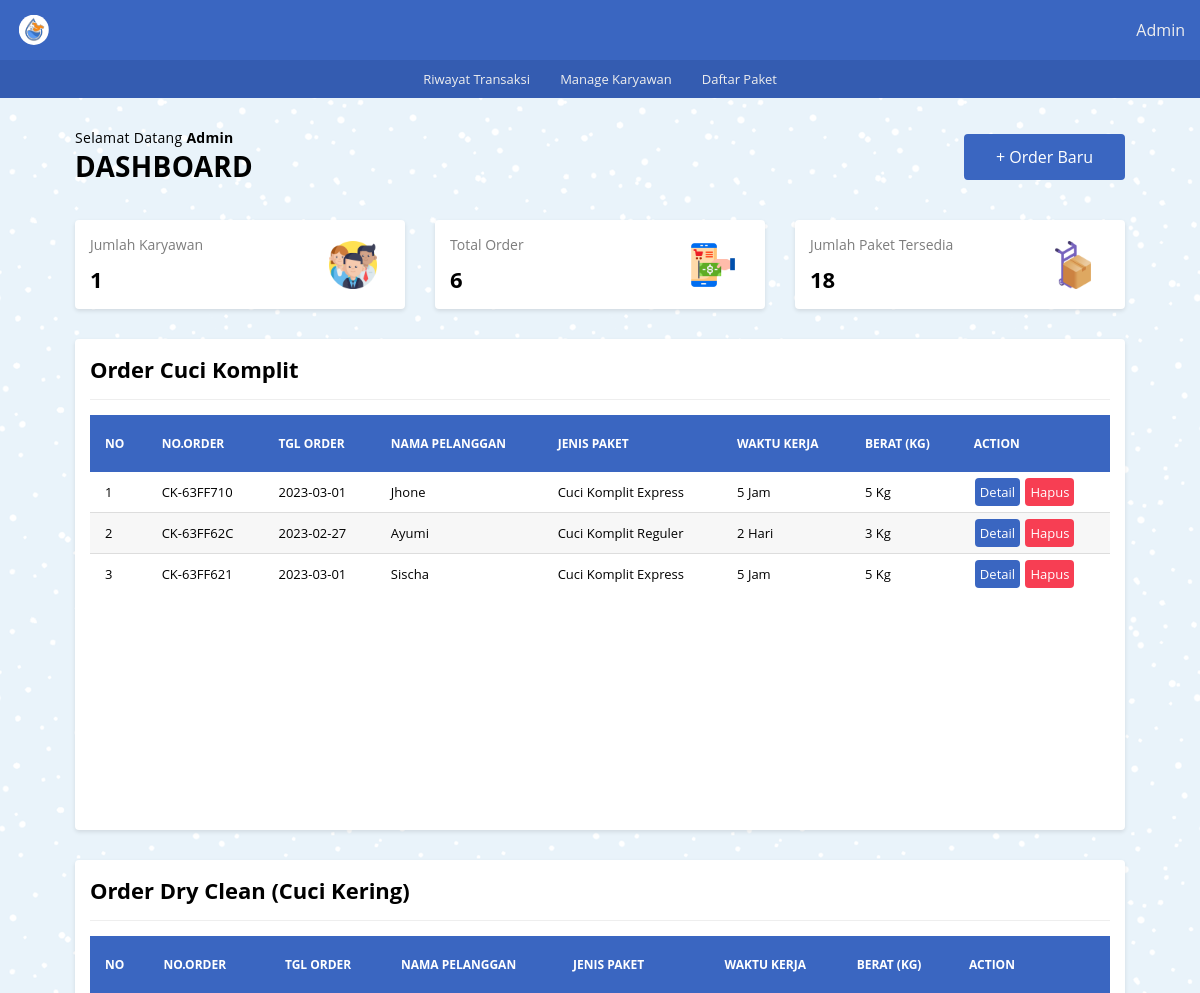
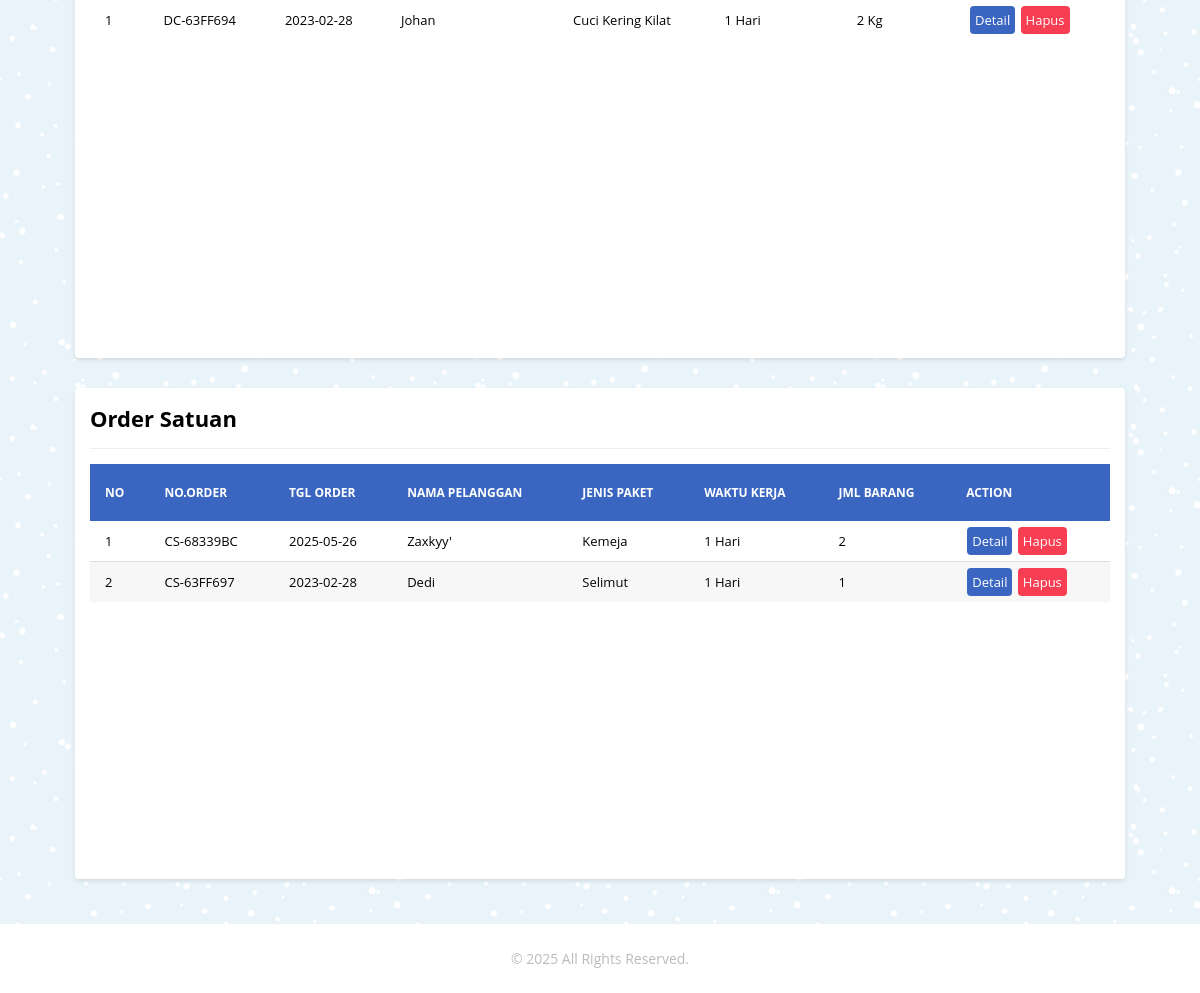
/index.php (signed in), run on the app's committed database (2 pictures, top to bottom).
### tables this page shows
CREATE TABLE `tb_order_ck` (
  `id_order_ck` int(11) NOT NULL,
  `or_ck_number` varchar(10) DEFAULT NULL,
  `nama_pel_ck` varchar(100) NOT NULL,
  `no_telp_ck` char(13) NOT NULL,
  `alamat_ck` text NOT NULL,
  `jenis_paket_ck` varchar(100) NOT NULL,
  `wkt_krj_ck` varchar(30) DEFAULT NULL,
  `berat_qty_ck` int(11) NOT NULL,
  `harga_perkilo` int(11) DEFAULT NULL,
  `tgl_masuk_ck` date NOT NULL,
  `tgl_keluar_ck` date NOT NULL,
  `tot_bayar` double DEFAULT NULL,
  `keterangan_ck` text NOT NULL
);

CREATE TABLE `tb_order_dc` (
  `id_order_dc` int(11) NOT NULL,
  `or_dc_number` varchar(10) NOT NULL,
  `nama_pel_dc` varchar(100) NOT NULL,
  `no_telp_dc` varchar(13) NOT NULL,
  `alamat_dc` text NOT NULL,
  `jenis_paket_dc` varchar(100) NOT NULL,
  `wkt_krj_dc` varchar(30) DEFAULT NULL,
  `berat_qty_dc` int(11) NOT NULL,
  `harga_perkilo` int(11) NOT NULL,
  `tgl_masuk_dc` date NOT NULL,
  `tgl_keluar_dc` date NOT NULL,
  `tot_bayar` double NOT NULL,
  `keterangan_dc` text NOT NULL
);

CREATE TABLE `tb_order_cs` (
  `id_order_cs` int(11) NOT NULL,
  `or_cs_number` varchar(10) NOT NULL,
  `nama_pel_cs` varchar(100) NOT NULL,
  `no_telp_cs` varchar(13) NOT NULL,
  `alamat_cs` text NOT NULL,
  `jenis_paket_cs` varchar(100) NOT NULL,
  `wkt_krj_cs` varchar(30) DEFAULT NULL,
  `jml_pcs` int(11) NOT NULL,
  `harga_perpcs` int(11) NOT NULL,
  `tgl_masuk_cs` date NOT NULL,
  `tgl_keluar_cs` date NOT NULL,
  `tot_bayar` double NOT NULL,
  `keterangan_cs` text NOT NULL
);

### _functions.php (called while the page is built, shortened)
<?php
$host	= 'localhost';
$user = 'root';
$pass	= '';
$db	= 'db_laundry';
$koneksi = mysqli_connect($host,$user,$pass,$db);
function query($query){
	global $koneksi;
	$result = mysqli_query($koneksi, $query);
	$rows = [];
	while ($row = mysqli_fetch_assoc($result)) {
		$rows[] = $row;
	}
	return $rows;
}
function url($url = null){
	$url_utama = "http://localhost/rumah_laundry";
	if ($url != null) {
		return $url_utama . '/' . $url;
	}else{
		return $url_utama;
	}
}
function jmlOrder(){
	$jml_ck = count(query("SELECT * FROM tb_order_ck"));
	$jml_dc = count(query("SELECT * FROM tb_order_dc"));
	$jml_cs = count(query("SELECT * FROM tb_order_cs"));
	$total_order = $jml_ck + $jml_dc + $jml_cs;
	return $total_order;
}

### daftar_order/daf_or_ck.php (the view)
<div class="col">
   <div class="card">
      <div class="card-title card-flex">
         <div class="card-col">
            <h2>Order Cuci Komplit</h2>
         </div>
      </div>
      <div class="card-body">
         <div class="tabel-kontainer">
            <table class="tabel-transaksi">
               <thead>
                  <tr>
                     <th class="sticky">No</th>
                     <th class="sticky">No.Order</th>
                     <th class="sticky">Tgl Order</th>
                     <th class="sticky">Nama Pelanggan</th>
                     <th class="sticky">Jenis Paket</th>
                     <th class="sticky">Waktu Kerja</th>
                     <th class="sticky">Berat (Kg)</th>
                     <th class="sticky">Action</th>
                  </tr>
               </thead>
               <tbody>
                  <?php $cuci_komplit = query('SELECT * FROM tb_order_ck ORDER BY id_order_ck DESC');
                     if (!empty($cuci_komplit)) :?>
                     <?php
                        $no_ck = 1;
                        foreach($cuci_komplit as $ck) : ?>
                        <tr>
                           <td><?= $no_ck; ?></td>
                           <td><?= $ck['or_ck_number'] ?></td>
                           <td><?= $ck['tgl_masuk_ck'] ?></td>
                           <td><?= $ck['nama_pel_ck'] ?></td>
                           <td><?= $ck['jenis_paket_ck'] ?></td>
                           <td><?= $ck['wkt_krj_ck'] ?></td>
                           <td><?= $ck['berat_qty_ck'] . ' Kg' ?></td>
                           <td>
                              <a href="<?=url('detail_order/detail_ck/detail_order_ck.php?or_ck_number=')?><?=$ck['or_ck_number']?>" class="btn btn-detail">Detail</a>
                              <a href="<?=url('daftar_order/hapus_ck.php?or_ck_number=')?><?=$ck['or_ck_number']?>" onclick="return confirm('Yakin akan menghapus?');" class="btn btn-hapus">Hapus</a>
                           </td>
                        </tr>
                        <?php $no_ck++ ?>
                     <?php endforeach; ?>
                     <?php else : ?>
                        <tr>
                           <td colspan="8" class="txt-center">Data Tidak Tersedia</td>
                        </tr>
                  <?php endif?>
               </tbody>
            </table>
         </div>
      </div>
   </div>
</div>

### daftar_order/daf_or_dc.php
<div class="col">
   <div class="card">
      <div class="card-title card-flex">
         <div class="card-col">
            <h2>Order Dry Clean (Cuci Kering)</h2>
         </div>
      </div>
      <div class="card-body">
         <div class="tabel-kontainer">
            <table class="tabel-transaksi">
               <thead>
                  <tr>
                     <th class="sticky">No</th>
                     <th class="sticky">No.Order</th>
                     <th class="sticky">Tgl Order</th>
                     <th class="sticky">Nama Pelanggan</th>
                     <th class="sticky">Jenis Paket</th>
                     <th class="sticky">Waktu Kerja</th>
                     <th class="sticky">Berat (Kg)</th>
                     <th class="sticky">Action</th>
                  </tr>
               </thead>
               <tbody>
                  <?php $dry_clean = query('SELECT * FROM tb_order_dc ORDER BY id_order_dc DESC');
                     if (!empty($dry_clean)) : ?>
                     <?php
                        $no_dc = 1;
                        foreach($dry_clean as $dc) : ?>
                           <tr>
                              <td><?= $no_dc ?></td>
                              <td><?= $dc['or_dc_number'] ?></td>
                              <td><?= $dc['tgl_masuk_dc'] ?></td>
                              <td><?= $dc['nama_pel_dc'] ?></td>
                              <td><?= $dc['jenis_paket_dc'] ?></td>
                              <td><?= $dc['wkt_krj_dc'] ?></td>
                              <td><?= $dc['berat_qty_dc'] . ' Kg' ?></td>
                              <td>
                                 <a href="<?=url('detail_order/detail_dc/detail_order_dc.php?or_dc_number=')?><?= $dc['or_dc_number'] ?>" class="btn btn-detail">Detail</a>
                                 <a href="<?=url('daftar_order/hapus_dc.php?or_dc_number=')?><?=$dc['or_dc_number']?>" onclick="return confirm('Yakin akan menghapus?');" class="btn btn-hapus">Hapus</a>
                              </td>
                           </tr>
                        <?php $no_dc++ ?>
                     <?php endforeach ?>
                     <?php else : ?>
                        <tr>
                           <td colspan="8" class="txt-center">Data Tidak Tersedia</td>
                        </tr>
                  <?php endif ?>
               </tbody>
            </table>
         </div>
      </div>
   </div>
</div>

### daftar_order/daf_or_cs.php
<div class="col">
   <div class="card">
      <div class="card-title card-flex">
         <div class="card-col">
            <h2>Order Satuan</h2>
         </div>
      </div>
      <div class="card-body">
         <div class="tabel-kontainer">
            <table class="tabel-transaksi">
               <thead>
                  <tr>
                     <th class="sticky">No</th>
                     <th class="sticky">No.Order</th>
                     <th class="sticky">Tgl Order</th>
                     <th class="sticky">Nama Pelanggan</th>
                     <th class="sticky">Jenis Paket</th>
                     <th class="sticky">Waktu Kerja</th>
                     <th class="sticky">Jml Barang</th>
                     <th class="sticky">Action</th>
                  </tr>
               </thead>
               <tbody>
                  <?php $cuci_satuan = query('SELECT * FROM tb_order_cs ORDER BY id_order_cs DESC');
                     if (!empty($cuci_satuan)) : ?>
                        <?php
                           $no_cs = 1;
                           foreach($cuci_satuan as $cs) : ?>
                              <tr>
                                 <td><?= $no_cs ?></td>
                                 <td><?= $cs['or_cs_number'] ?></td>
                                 <td><?= $cs['tgl_masuk_cs'] ?></td>
                                 <td><?= $cs['nama_pel_cs'] ?></td>
                                 <td><?= $cs['jenis_paket_cs'] ?></td>
                                 <td><?= $cs['wkt_krj_cs'] ?></td>
                                 <td><?= $cs['jml_pcs'] ?></td>
                                 <td>
                                    <a href="<?=url('detail_order/detail_cs/detail_order_cs.php?or_cs_number=')?><?=$cs['or_cs_number']?>" class="btn btn-detail">Detail</a>
                                    <a href="<?=url('daftar_order/hapus_cs.php?or_cs_number=')?><?=$cs['or_cs_number']?>" onclick="return confirm('Yakin akan menghapus?');" class="btn btn-hapus">Hapus</a>
                                 </td>
                              </tr>
                           <?php $no_cs++ ?>
                        <?php endforeach; ?>
                        <?php else : ?>
                           <tr>
                              <td colspan="8" class="txt-center">Data Tidak Tersedia</td>
                           </tr>
                     <?php endif; ?>
               </tbody>
            </table>
         </div>
      </div>
   </div>
</div>

### data on the page
tb_order_ck: or_ck_number "CK-63FF710", tgl_masuk_ck "2023-03-01", nama_pel_ck "Jhone", jenis_paket_ck "Cuci Komplit Express", wkt_krj_ck "5 Jam", berat_qty_ck "5"
tb_order_ck: or_ck_number "CK-63FF62C", tgl_masuk_ck "2023-02-27", nama_pel_ck "Ayumi", jenis_paket_ck "Cuci Komplit Reguler", wkt_krj_ck "2 Hari", berat_qty_ck "3"
tb_order_ck: or_ck_number "CK-63FF621", tgl_masuk_ck "2023-03-01", nama_pel_ck "Sischa", jenis_paket_ck "Cuci Komplit Express", wkt_krj_ck "5 Jam", berat_qty_ck "5"
tb_order_dc: or_dc_number "DC-63FF694", tgl_masuk_dc "2023-02-28", nama_pel_dc "Johan", jenis_paket_dc "Cuci Kering Kilat", wkt_krj_dc "1 Hari", berat_qty_dc "2"
tb_order_cs: or_cs_number "CS-68339BC", tgl_masuk_cs "2025-05-26", nama_pel_cs "Zaxkyy'", jenis_paket_cs "Kemeja", wkt_krj_cs "1 Hari", jml_pcs "2"
tb_order_cs: or_cs_number "CS-63FF697", tgl_masuk_cs "2023-02-28", nama_pel_cs "Dedi", jenis_paket_cs "Selimut", wkt_krj_cs "1 Hari", jml_pcs "1"

### other printed values
$_SESSION['master'] "Admin"
$jml_karyawan "1"
jmlOrder() "6"
jmlPaket() "18"
